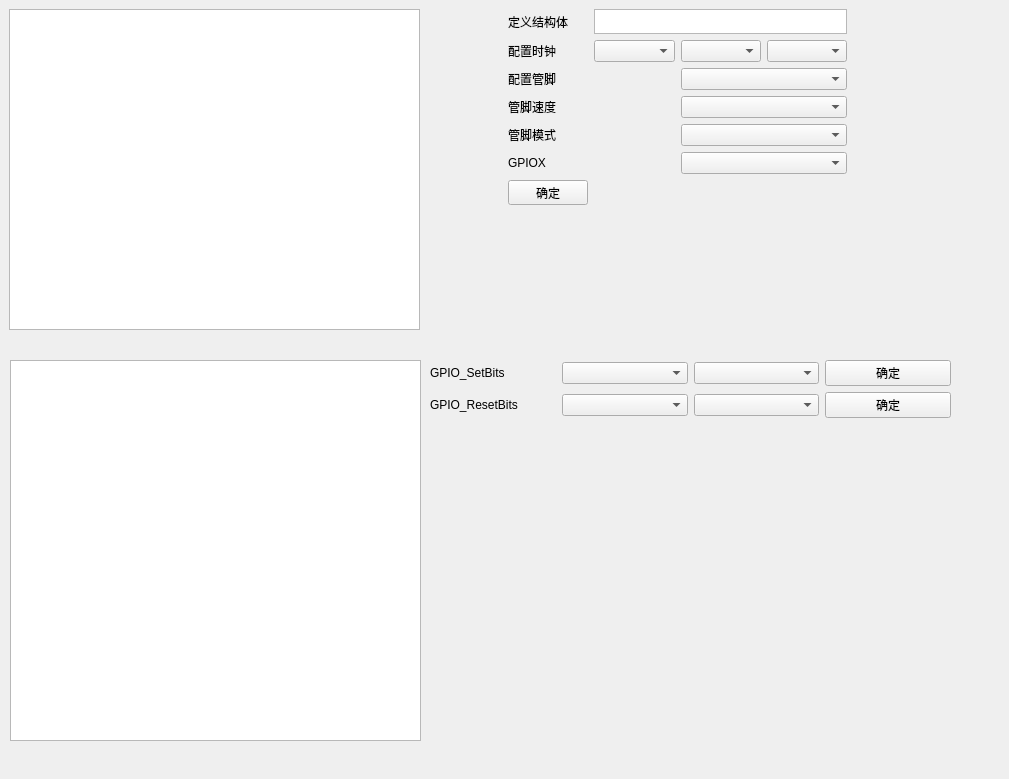
<?xml version="1.0" encoding="UTF-8"?>
<ui version="4.0">
 <class>UI_GPIO</class>
 <widget class="QWidget" name="UI_GPIO">
  <property name="geometry">
   <rect>
    <x>0</x>
    <y>0</y>
    <width>1009</width>
    <height>779</height>
   </rect>
  </property>
  <property name="windowTitle">
   <string>Form</string>
  </property>
  <widget class="QTextEdit" name="CODEtextEdit">
   <property name="geometry">
    <rect>
     <x>9</x>
     <y>9</y>
     <width>411</width>
     <height>321</height>
    </rect>
   </property>
  </widget>
  <widget class="QWidget" name="">
   <property name="geometry">
    <rect>
     <x>508</x>
     <y>9</y>
     <width>339</width>
     <height>196</height>
    </rect>
   </property>
   <layout class="QFormLayout" name="formLayout">
    <item row="0" column="0">
     <widget class="QLabel" name="label_2">
      <property name="text">
       <string>定义结构体</string>
      </property>
     </widget>
    </item>
    <item row="0" column="1">
     <widget class="QPlainTextEdit" name="InitStructure">
      <property name="maximumSize">
       <size>
        <width>16777215</width>
        <height>25</height>
       </size>
      </property>
     </widget>
    </item>
    <item row="1" column="0" colspan="2">
     <layout class="QHBoxLayout" name="horizontalLayout_2">
      <item>
       <widget class="QLabel" name="label">
        <property name="text">
         <string>配置时钟</string>
        </property>
       </widget>
      </item>
      <item>
       <widget class="QComboBox" name="cob_FUC"/>
      </item>
      <item>
       <widget class="QComboBox" name="cob_RCC_AHB2Periph"/>
      </item>
      <item>
       <widget class="QComboBox" name="NewState"/>
      </item>
     </layout>
    </item>
    <item row="2" column="0" colspan="2">
     <layout class="QHBoxLayout" name="horizontalLayout_3">
      <item>
       <widget class="QLabel" name="label_3">
        <property name="text">
         <string>配置管脚</string>
        </property>
       </widget>
      </item>
      <item>
       <widget class="QComboBox" name="GPIO_Pin"/>
      </item>
     </layout>
    </item>
    <item row="3" column="0" colspan="2">
     <layout class="QHBoxLayout" name="horizontalLayout_4">
      <item>
       <widget class="QLabel" name="label_4">
        <property name="text">
         <string>管脚速度</string>
        </property>
       </widget>
      </item>
      <item>
       <widget class="QComboBox" name="cob_GPIO_Speed"/>
      </item>
     </layout>
    </item>
    <item row="4" column="0" colspan="2">
     <layout class="QHBoxLayout" name="horizontalLayout_5">
      <item>
       <widget class="QLabel" name="label_5">
        <property name="text">
         <string>管脚模式</string>
        </property>
       </widget>
      </item>
      <item>
       <widget class="QComboBox" name="cobGPIO_Mode"/>
      </item>
     </layout>
    </item>
    <item row="5" column="0" colspan="2">
     <layout class="QHBoxLayout" name="horizontalLayout_6">
      <item>
       <widget class="QLabel" name="label_6">
        <property name="text">
         <string>GPIOX</string>
        </property>
       </widget>
      </item>
      <item>
       <widget class="QComboBox" name="cobGPIOX"/>
      </item>
     </layout>
    </item>
    <item row="6" column="0">
     <widget class="QPushButton" name="OK_BTN">
      <property name="text">
       <string>确定</string>
      </property>
     </widget>
    </item>
   </layout>
  </widget>
  <widget class="QTextEdit" name="FUNC_CODE">
   <property name="geometry">
    <rect>
     <x>10</x>
     <y>360</y>
     <width>411</width>
     <height>381</height>
    </rect>
   </property>
  </widget>
  <widget class="QWidget" name="">
   <property name="geometry">
    <rect>
     <x>430</x>
     <y>360</y>
     <width>521</width>
     <height>58</height>
    </rect>
   </property>
   <layout class="QVBoxLayout" name="verticalLayout">
    <item>
     <layout class="QHBoxLayout" name="horizontalLayout">
      <item>
       <widget class="QLabel" name="label_7">
        <property name="text">
         <string>GPIO_SetBits</string>
        </property>
       </widget>
      </item>
      <item>
       <widget class="QComboBox" name="cobGPIOX2"/>
      </item>
      <item>
       <widget class="QComboBox" name="GPIO_Pin_2"/>
      </item>
      <item>
       <widget class="QPushButton" name="OK_BTN_2">
        <property name="text">
         <string>确定</string>
        </property>
       </widget>
      </item>
     </layout>
    </item>
    <item>
     <layout class="QHBoxLayout" name="horizontalLayout_7">
      <item>
       <widget class="QLabel" name="label_8">
        <property name="text">
         <string>GPIO_ResetBits</string>
        </property>
       </widget>
      </item>
      <item>
       <widget class="QComboBox" name="cobGPIOX2_2"/>
      </item>
      <item>
       <widget class="QComboBox" name="GPIO_Pin_3"/>
      </item>
      <item>
       <widget class="QPushButton" name="OK_BTN_3">
        <property name="text">
         <string>确定</string>
        </property>
       </widget>
      </item>
     </layout>
    </item>
   </layout>
  </widget>
 </widget>
 <resources/>
 <connections/>
</ui>
